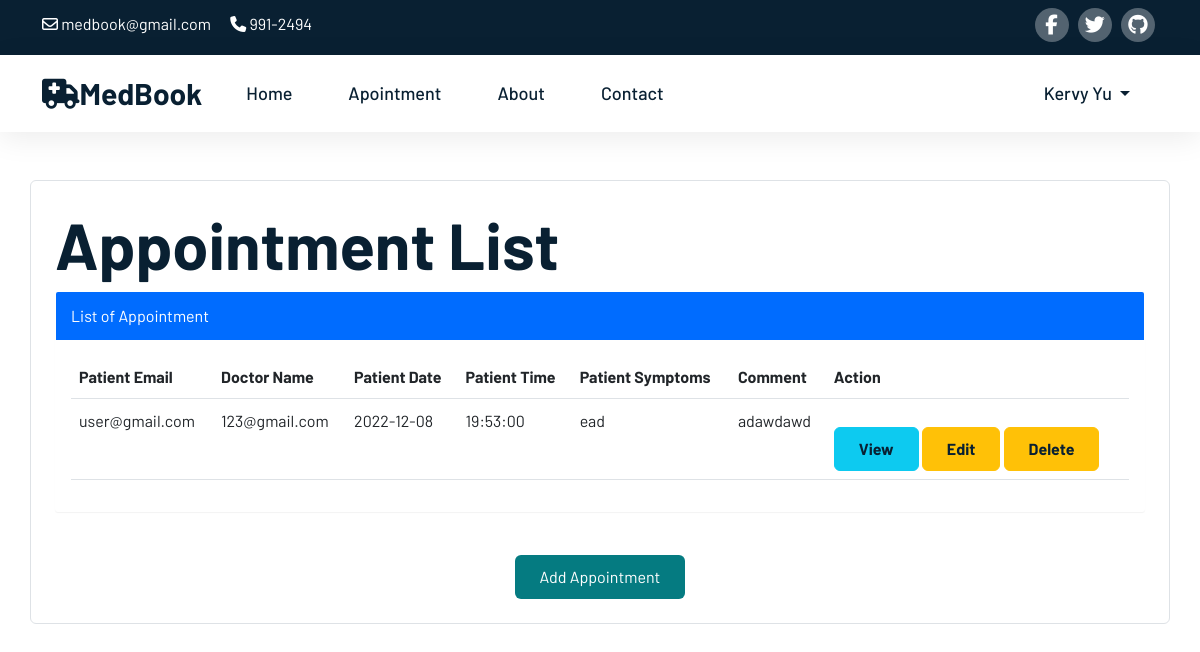
Screenshot of /user/userappointment.php (signed in) with the database file from the repository.
### tables this page shows
CREATE TABLE `patient` (
  `patientID` int(11) NOT NULL,
  `p_FullName` varchar(100) NOT NULL,
  `p_password` varchar(100) NOT NULL,
  `p_DOB` date NOT NULL,
  `p_gender` varchar(20) NOT NULL,
  `p_address` varchar(100) NOT NULL,
  `p_number` bigint(100) NOT NULL,
  `p_email` varchar(100) NOT NULL,
  `patient_type` varchar(100) NOT NULL DEFAULT 'user'
);

CREATE TABLE `appointment` (
  `requestID` int(11) NOT NULL,
  `d_name` varchar(100) NOT NULL,
  `p_email` varchar(100) NOT NULL,
  `appDate` date NOT NULL,
  `appTime` time NOT NULL,
  `appSymptoms` text NOT NULL,
  `appComments` text NOT NULL,
  `status` enum('process','ongoing','done','') NOT NULL DEFAULT 'process'
);

### user/userappointment.php (the view, shortened to what this page needs)
<?php
include 'C:\xampp\htdocs\Web_Tech\config\config.php';
include 'C:\xampp\htdocs\Web_Tech\user\userheader.php';
?>
<!DOCTYPE html>
<html lang="en">
<head>
    <link href="https://cdn.jsdelivr.net/npm/bootstrap@5.2.0/dist/css/bootstrap.min.css" rel="stylesheet">
    <link rel="stylesheet" type="text/css" href="/Web_Tech/css/style.css">
    <link rel="stylesheet" type="text/css" href="/Web_Tech/css/reglog.css">
</head>
<body>
    <div class="appointment-table container border rounded mt-5 p-4">
        <div class="page-header">
            <h1 style="font-size: 65px;">Appointment List</h1>
        </div>
        <div class="panel panel-primary">
            <div class="panel-heading" style="background-color: #006cff; color: white">List of Appointment</div>
            <div class="panel-body">
                <table class="table table-hover">
                    <thead>
                        <tr>
                            <th>Patient Email</th>
                            <th>Doctor Name</th>
                            <th>Patient Date</th>
                            <th>Patient Time</th>
                            <th>Patient Symptoms</th>
                            <th>Comment</th>
                            <th>Action</th>
                        </tr>
                    </thead>
                    <?php
                    $currentUser = $_SESSION['email'];
                    $sql = "SELECT * FROM appointment WHERE p_email = '$currentUser'";
                    $result = mysqli_query($conn, $sql);
                    if ($result) {
                    if (mysqli_num_rows($result) > 0) {
                    while ($row = mysqli_fetch_array($result)) {
                    ?>
                    <tbody>
                        <tr>
                            <td><?= $row['p_email'];?></td>
                            <td><?= $row['d_name'];?></td>
                            <td><?= $row['appDate'];?></td>
                            <td><?= $row['appTime'];?></td>
                            <td><?= $row['appSymptoms'];?></td>
                            <td><?= $row['appComments'];?></td>
                            <td>
                                <button type="button" name="view" id="act_button" class="btn btn-info btn-xs view" data-bs-toggle="modal" data-bs-target="#patientDetails"><a class="glyphicon glyphicon-file" style="text-decoration: none;" title="View">View</a></button>
                                <button type="button" name="update" id="edit_button" class="btn btn-warning btn-xs update" data-bs-toggle="modal" data-bs-target="#myUpdate"><a class="glyphicon glyphicon-edit"  style="text-decoration: none;" href="?update=<?php echo $row['requestID']; ?>">Edit</a></button>
                                <button type="button" name="delete" id="act_button" class="btn btn-warning btn-xs delete"><a class="glyphicon glyphicon-edit" style="text-decoration: none;" href="/Web_Tech/user/userappointment.php?delete=<?php echo $row['requestID']; ?>" title="Edit">Delete</a></button>
                            </td>
                        </tr>
                    <?php
                    }
                    }
                    }
                    ?>
                    </tbody>
                </table>
            </div>
        </div>
        <div class="quick-appoint">
        <div class="appoint-btn">
            <a class="btn appointbtn" id="appointbtn"  data-bs-toggle="modal" data-bs-target="#myModal">Add Appointment</a>
        </div>
    </div>
</body>
</html>

### user/userheader.php (shortened to what this page needs)
<!DOCTYPE html>
<html lang="en">
<head>
    <link href="https://cdn.jsdelivr.net/npm/bootstrap@5.2.0/dist/css/bootstrap.min.css" rel="stylesheet">
    <link rel="stylesheet" type="text/css" href="/Web_Tech/css/style.css">
    <link rel="stylesheet" type="text/css" href="/Web_Tech/css/reglog.css">
    <link rel="stylesheet" type="text/css" href="/Web_Tech/css/header.css">
</head>
<body>
<div class="top-nav" id="home">
    <div class="container">
        <div class="row justify-content-between">
            <div class="col-auto">
                <p>
                    <i class="fa-regular fa-envelope"></i>
                    <span>medbook@gmail.com</span>
                </p>
                <p>
                    <i class="fa-solid fa-phone"></i>
                    <span>991-2494</span>
                </p>
            </div>
            <div class="col-auto social-icons">
                <a href=""><i class="fa-brands fa-facebook-f"></i></a>
                <a href=""><i class="fa-brands fa-twitter"></i></i></a>
                <a href=""><i class="fa-brands fa-github"></i></i></a>
            </div>
        </div>
    </div>
</div>
<header class="sticky-top">
    <nav class="navbar navbar-expand-lg navbar-light bg-white">
        <div class="container">
            <div class="navbar-brand">
            <a href="#" class="mb-0" >
                <i class="fa-solid fa-truck-medical"></i>MedBook
            </a>
            </div>
            <div class="collapse navbar-collapse" id="navbarNav">
                <ul class="navbar-nav" id="nav_left">
                    <li class="nav-item">
                        <a class="nav-link" aria-current="page" href="/Web_Tech/user/userhome.php">Home</a>
                    </li>
                    <li class="nav-item">
                        <a class="nav-link" href="/Web_Tech/user/userappointment.php">Apointment</a>
                    </li>
                    <li class="nav-item">
                        <a class="nav-link" href="#">About</a>
                    </li>
                    <li class="nav-item">
                        <a class="nav-link" href="#">Contact</a>
                    </li>
                </ul>
                <ul class="navbar-nav ms-auto" id="nav_right">
                    <?php
                    $currentUser = $_SESSION['email'];
                    $sql = "SELECT * FROM patient WHERE p_email = '$currentUser'";
                    $result = mysqli_query($conn, $sql);
                    if ($result) {
                        if (mysqli_num_rows($result) > 0) {
                            while ($row = mysqli_fetch_array($result)) {
                                ?>
                                <li class="nav-item dropdown collapse navbar-collapse" id="navbarSupportedContent">
                                    <a class="nav-link dropdown-toggle" id="navbarDropdownMenuLink" role="button" data-bs-toggle="dropdown" aria-expanded="false">
                                       <?php echo $row['p_FullName'];?>
                                    </a>
                                </li>
                                <?php
                            }
                        }
                    }
                    ?>
                </ul>
            </div>
        </div>
</nav>
</header>
</body>
</html>

### css/style.css (style rules this page uses)
body { font-family: 'Barlow', sans-serif; line-height: 1.7; color: #516171; }
h1,h2,h3,h4,h5,h6 { font-weight: 700; color: #092032; }
a { color: #092032; font-weight: 700; }
.btn { padding: 9px 24px; }
p { color: #f6f6f6; }
.panel { margin-bottom: 23px; background-color: #ffffff; border: 1px solid transparent; border-radius: 3px; -webkit-box-shadow: 0 1px 1px rgba(0, 0, 0, 0.05); box-shadow: 0 1px 1px rgba(0, 0, 0, 0.05); }
.panel-body { padding: 15px; }
.panel-heading { padding: 10px 15px; border-bottom: 1px solid transparent; border-top-right-radius: 2px; border-top-left-radius: 2px; }
.quick-appoint .appoint-btn { display: flex; align-items: center; text-align: center; justify-content: center; }
.appoint-btn .btn { color: white; background-color: #057b81; }

### css/reglog.css (style rules this page uses)
.btn { padding: 9px 24px; margin-top: 20px; }

### css/header.css (style rules this page uses)
.top-nav { padding: 3px; background-color: #092032; }
.top-nav p { padding: 5px 0 0 0; margin-bottom: 10px; display: inline-block; margin-right: 16px; color: white; }
.top-nav i, .top-nav span { vertical-align: middle; }
.social-icons { padding: 5px 0 10px 0; }
.social-icons a { width: 34px; height: 34px; margin:0 3px 0 3px; background-color: rgba(255, 255, 255, 0.3); display: inline-flex ; align-items: center; justify-content: center; text-decoration: none; color: white; font-size: 20px; border-radius: 100%; transition: 0.3s ease; }
.navbar { box-shadow: 0 6px 30px rgba(0, 0, 0, 0.08); }
.navbar a { color: #092032; text-decoration: none; font-weight: 500; transition: 0.5s ease; }
.navbar-brand a { font-weight: 700; font-size: 30px; color: #092032; }
.navbar-nav { font-weight: 700; font-size: 18px; }
.nav-item { margin: 0 20px 0 20px; }

### rows the page displays
patient: p_FullName "Kervy Yu"
appointment: p_email "user@gmail.com", d_name "123@gmail.com", appDate "2022-12-08", appTime "19:53:00", appSymptoms "ead", appComments "adawdawd"
